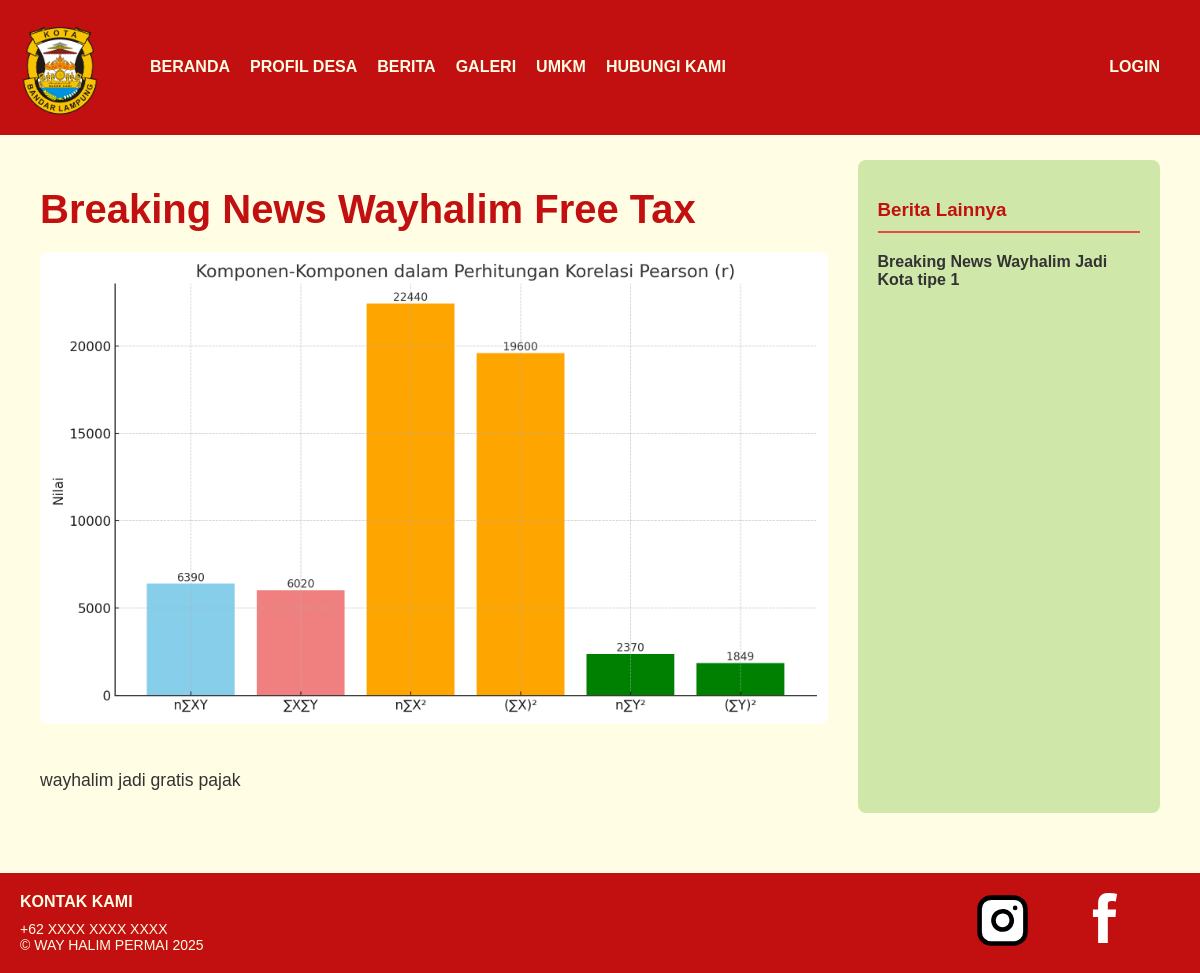
/berita/1/, run on the app's committed database.
### berita/models.py (models this page shows, shortened)
class Berita(models.Model):
    judul = models.CharField(max_length=200)
    isi = models.TextField()
    gambar = models.ImageField(upload_to='berita_pics/')
    tanggal_publikasi = models.DateTimeField(auto_now_add=True)
    class Meta:
        ordering = ['-tanggal_publikasi']

### berita/views.py (the view)
# urls.py: path('<int:pk>/', views.berita_detail, name='berita_detail'),
def berita_detail(request, pk):
    berita_utama = get_object_or_404(Berita, pk=pk)
    berita_lainnya = Berita.objects.exclude(pk=pk)[:5]
    context = {
        'berita': berita_utama,
        'berita_lainnya': berita_lainnya
    }
    return render(request, 'berita/berita_detail.html', context)

### berita/templates/berita/berita_detail.html (shortened to what this page needs)
{% extends 'profil/base.html' %}
{% load static %}
{% block extra_css %}
    <link rel="stylesheet" href="{% static 'css/berita_detail.css' %}">
{% endblock %}
{% block content %}
<div class="berita-container">
    <div class="main-article">
        <h1>{{ berita.judul }}</h1>
        <img src="{{ berita.gambar.url }}" alt="{{ berita.judul }}">
        <div class="article-content">
            {{ berita.isi|linebreaks }}
        </div>
    </div>
    <aside class="sidebar">
        <h3>Berita Lainnya</h3>
        <ul class="sidebar-list">
            {% for item in berita_lainnya %}
            <li>
                <a href="{% url 'berita_detail' pk=item.pk %}">{{ item.judul }}</a>
            </li>
            {% empty %}
            <li>Tidak ada berita lainnya.</li>
            {% endfor %}
        </ul>
    </aside>
</div>
{% endblock %}

### static/css/style.css (style rules this page uses)
:root { --warna-utama: #C21010; --warna-aksen: #E64848; --warna-latar: #FFFDE3; --warna-kartu: #CFE8A9; --warna-teks: #333; --warna-putih: #FFFDE3; }
body { margin: 0px; font-family: 'OpenSans', Calibri, sans-serif; display: flex; flex-direction: column; min-height: 100vh; padding-top: 100px; background-color: var(--warna-putih); color: var(--warna-teks); }

### static/css/berita_detail.css (style rules this page uses)
.berita-container { display: flex; gap: 30px; padding: 40px; max-width: 1200px; margin: 20px auto; background-color: var(--warna-latar); }
.main-article { flex: 3; }
.main-article h1 { font-size: 2.5em; color: var(--warna-utama); margin-bottom: 20px; }
.main-article img { width: 100%; height: auto; border-radius: 8px; margin-bottom: 20px; }
.article-content p { font-size: 1.1em; line-height: 1.7; color: var(--warna-teks); }
.sidebar { flex: 1; padding: 20px; background-color: var(--warna-kartu); border-radius: 8px; }
.sidebar h3 { border-bottom: 2px solid var(--warna-aksen); padding-bottom: 10px; margin-bottom: 20px; color: var(--warna-utama); }
.sidebar-list { list-style: none; padding: 0; margin: 0; }
.sidebar-list li { margin-bottom: 15px; }
.sidebar-list a { text-decoration: none; color: var(--warna-teks); font-weight: 600; }

### data on the page
Berita: judul "Breaking News Wayhalim Free Tax", gambar (picture), isi "wayhalim jadi gratis pajak"
Berita: judul "Breaking News Wayhalim Jadi Kota tipe 1"
